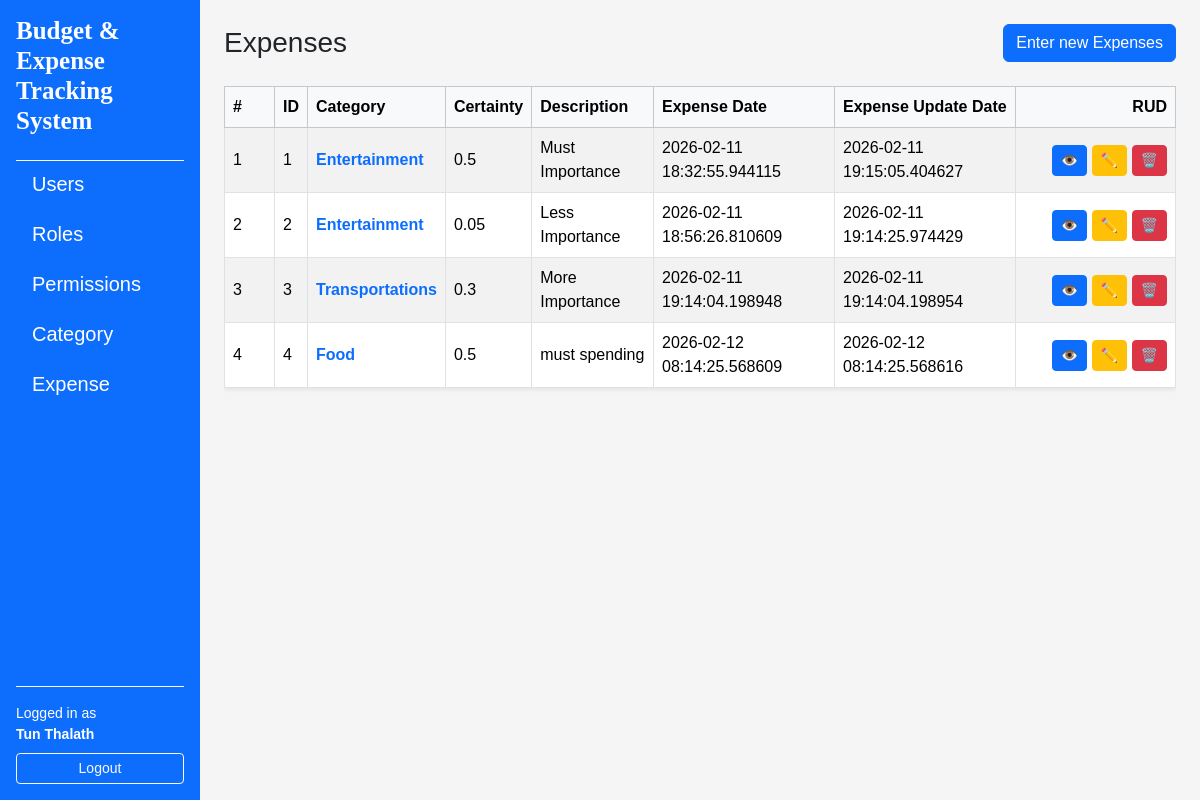
The page /expenses/ (signed in) on the database its author committed.
### app/models/user.py (models this page shows, shortened)
class User(UserMixin, db.Model):
    __tablename__ = "users"
    id = db.Column(db.Integer, primary_key=True)
    username = db.Column(db.String(80), unique=True, nullable=False)
    email = db.Column(db.String(120), unique=True, nullable=False)
    full_name = db.Column(db.String(120), nullable=False)
    is_active = db.Column(db.Boolean, default=True, nullable=False)
    password_hash = db.Column(db.String(255), nullable=False)
    created_at = db.Column(db.DateTime, default=datetime.utcnow, nullable=False)
    updated_at = db.Column(db.DateTime, default=datetime.utcnow, onupdate=datetime.utcnow, nullable=False)
    roles = db.relationship("Role", secondary=user_roles, back_populates="users")

### app/models/expenses.py (models this page shows, shortened)
class Expense(db.Model):
    __tablename__ = 'expenses'
    id = db.Column(db.Integer, primary_key=True, nullable=False)
    certainty = db.Column(db.Float, nullable=False)
    description = db.Column(db.String(255))
    created_at = db.Column(db.DateTime, default=datetime.utcnow, nullable=False)
    updated_at = db.Column(db.DateTime, default=datetime.utcnow, onupdate=datetime.utcnow, nullable=False)
    categories = db.relationship("Category", secondary=expense_categories, back_populates="expenses")
    budgets = db.relationship("Budget", secondary=expense_budgets, back_populates="expenses")

### app/models/categories.py (models this page shows, shortened)
class Category(db.Model):
    __tablename__="categories"
    id = db.Column(db.Integer, primary_key=True)
    name = db.Column(db.String(15), unique=True, nullable=False)
    description = db.Column(db.String(255))
    created_at = db.Column(db.DateTime, default=datetime.utcnow, nullable=False)
    updated_at = db.Column(db.DateTime, default=datetime.utcnow, onupdate=datetime.utcnow, nullable=False)
    expenses = db.relationship("Expense", secondary=expense_categories, back_populates="categories")

### app/routes/expense_routes.py (the view)
@expense_bp.route("/")
@login_required
def index():
    expenses = ExpenseService.get_all()
    if expenses is None:
        abort(404)
    return render_template("expenses/index.html", expenses=expenses)

### app/services/expense_services.py (called while the page is built)
    @staticmethod
    def get_all() -> List[Expense]:
        return Expense.query.order_by(Expense.id.asc()).all()

### app/templates/expenses/index.html (shortened to what this page needs)
{% extends "layouts/base.html" %}
{% block content %}
<div class="d-flex justify-content-between align-items-center mb-4">
    <h1 class="h3 mb-0">Expenses</h1>
    <a href="{{ url_for('expenses.create') }}" class="btn btn-primary">Enter new Expenses</a>
</div>
{% if expenses %}
<div class="table-responsive">
    <table class="table table-striped table-bordered align-middle shadow-sm">
        <thead class="table-light">
            <tr>
                <th style="width: 50px">#</th>
                <th>ID</th>
                <th>Category</th>
                <th>Certainty</th>
                <th>Description</th>
                <th>Expense Date</th>
                <th>Expense Update Date</th>
                <th class="text-end" style="width: 160px">RUD</th>
            </tr>
        </thead>
        <tbody>
            {% for expense in expenses %}
                <tr>
                    <td>{{ loop.index }}</td>
                    <td>{{ expense.id }}</td>
                    <td>
                        <a
                        href="{{ url_for('expenses.detail', expense_id=expense.id) }}"
                        class="text-decoration-none fw-semibold"
                        >
                        {% if expense.categories %}
                        {{ expense.categories[0].name }}
                        {% else %}
                        <span class="text-muted">No Category</span>
                        {% endif %}
                    </a>
                </td>
                <td>{{ expense.certainty }}</td>
                <td>
                    {{ expense.description }}
                </td>
                <td>{{ expense.created_at }}</td>
                <td>{{ expense.updated_at }}</td>
                <td class="text-end">
                    <a
                        href="{{ url_for('expenses.detail', expense_id = expense.id) }}"
                        class="btn btn-sm btn-primary"
                        title="Edit"
                    >
                    👁️
                    </a>
                    <a
                        href="{{ url_for('expenses.edit', expense_id = expense.id) }}"
                        class="btn btn-sm btn-warning"
                        title="Edit"
                    >
                    ✏️
                    </a>
                    <a
                        href="{{ url_for('expenses.delete_confirm', expense_id = expense.id) }}"
                        class="btn btn-sm btn-danger"
                        title="Delete"
                    >
                    🗑️
                    </a>
                </td>
            </tr>
            {% endfor %}
        </tbody>
    </table>
</div>
{% else %}
<div class="alert alert-info">
    No Expense found
    <a href="{{ url_for('expenses.create') }}">Create the first Expense</a>.
</div>
{% endif %}
{% endblock %}

### app/templates/layouts/base.html (shortened to what this page needs)
<!doctype html>
<html lang="en">
    <head>
        <link href="https://cdn.jsdelivr.net/npm/bootstrap@5.3.8/dist/css/bootstrap.min.css" rel="stylesheet" />
        <link rel="stylesheet" href="https://cdnjs.cloudflare.com/ajax/libs/font-awesome/4.7.0/css/font-awesome.min.css">
        <link rel="stylesheet" href="{{ url_for('static', filename='css/style.css') }} " />
    </head>
    <body>
        <div class="container-fluid">
            <div class="row min-vh-100">
                {% if current_user.is_authenticated %}
                <nav class="col-12 col-md-3 col-lg-2 bg-primary text-white d-flex flex-column p-3">
                    <h5 class="mb-4 title">Budget & Expense Tracking System</h5>
                    <div class="flex-grow-1 overflow-auto border-top border-light">
                        <ul class="nav nav-pills flex-column gap-1">
                            <li class="nav-item">
                                <a href="{{ url_for('users.index') }}"
                                class="nav-link text-white {% if request.blueprint == 'users' %}active{% endif %}">
                                    Users
                                </a>
                            </li>
                            <li class="nav-item">
                                <a href="{{ url_for('roles.index') }}"
                                class="nav-link text-white {% if request.blueprint == 'roles' %}active{% endif %}">
                                    Roles
                                </a>
                            </li>
                            <li class="nav-item">
                                <a href="{{ url_for('permissions.index') }}"
                                class="nav-link text-white {% if request.blueprint == 'permissions' %}active{% endif %}">
                                    Permissions
                                </a>
                            </li>
                            <li class="nav-item">
                                <a href="{{ url_for('categories.index') }}"
                                class="nav-link text-white {% if request.blueprint == 'categories' %}active{% endif %}">
                                    Category
                                </a>
                            </li>
                            <li class="nav-item">
                                <a href="{{ url_for('expenses.index') }}"
                                class="nav-link text-white {% if request.blueprint == 'expenses' %}active{% endif %}">
                                    Expense
                                </a>
                            </li>
                        </ul>
                    </div>
                    <div class="mt-auto pt-3 border-top border-light">
                        {% if current_user.is_authenticated %}
                            <div class="small mb-2">
                                Logged in as<br>
                                <strong>{{ current_user.full_name }}</strong>
                            </div>
                            <a href="{{ url_for('auth.logout') }}"
                            class="btn btn-outline-light btn-sm w-100">
                                Logout
                            </a>
                        {% else %}
                            <a href="{{ url_for('auth.login') }}"
                            class="btn btn-outline-light btn-sm w-100">
                                Login
                            </a>
                        {% endif %}
                    </div>
                </nav>
                {% endif %}
                <main class="col-12 col-md-9 col-lg-10 p-4">
                    {% block content %}{% endblock %}
                </main>
            </div>
        </div>
    </body>
</html>

### app/static/css/style.css (style rules this page uses)
body { background-color: #f5f5f5; font-family: Arial; }
table td, table, th { vertical-align: middle; }
nav a { margin-right: 10px; }
.title { font-family: 'Times New Roman', Times, serif; font-weight: 700; font-size: 25px; }
.nav-item { font-size: 20px; }

### rows shown on the page
User: full_name "Tun Thalath"
Expense: id "1", name "Entertainment", certainty "0.5", description "Must Importance", created_at "2026-02-11 18:32:55.944115", updated_at "2026-02-11 19:15:05.404627"
Expense: id "2", name "Entertainment", certainty "0.05", description "Less Importance", created_at "2026-02-11 18:56:26.810609", updated_at "2026-02-11 19:14:25.974429"
Expense: id "3", name "Transportations", certainty "0.3", description "More Importance", created_at "2026-02-11 19:14:04.198948", updated_at "2026-02-11 19:14:04.198954"
Expense: id "4", name "Food", certainty "0.5", description "must spending", created_at "2026-02-12 08:14:25.568609", updated_at "2026-02-12 08:14:25.568616"
